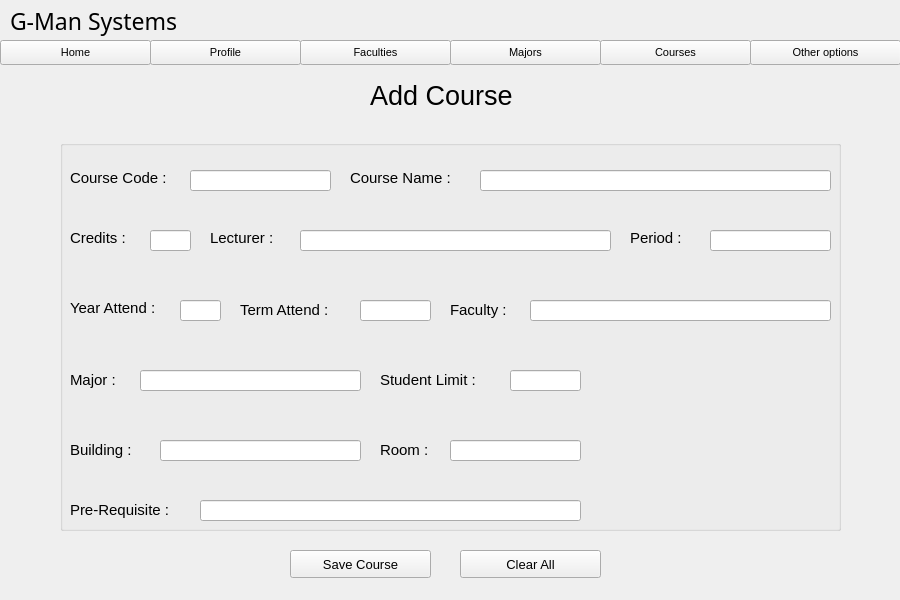
<?xml version="1.0" encoding="UTF-8"?>
<ui version="4.0">
 <class>Form</class>
 <widget class="QWidget" name="Form">
  <property name="geometry">
   <rect>
    <x>0</x>
    <y>0</y>
    <width>900</width>
    <height>600</height>
   </rect>
  </property>
  <property name="font">
   <font>
    <pointsize>13</pointsize>
   </font>
  </property>
  <property name="windowTitle">
   <string>Form</string>
  </property>
  <widget class="QLabel" name="label">
   <property name="geometry">
    <rect>
     <x>370</x>
     <y>80</y>
     <width>171</width>
     <height>31</height>
    </rect>
   </property>
   <property name="font">
    <font>
     <pointsize>20</pointsize>
    </font>
   </property>
   <property name="text">
    <string>Add Course</string>
   </property>
  </widget>
  <widget class="QGroupBox" name="groupBox">
   <property name="geometry">
    <rect>
     <x>60</x>
     <y>140</y>
     <width>781</width>
     <height>391</height>
    </rect>
   </property>
   <property name="title">
    <string/>
   </property>
   <widget class="QLabel" name="label_2">
    <property name="geometry">
     <rect>
      <x>10</x>
      <y>30</y>
      <width>131</width>
      <height>16</height>
     </rect>
    </property>
    <property name="font">
     <font>
      <pointsize>11</pointsize>
     </font>
    </property>
    <property name="text">
     <string>Course Code :</string>
    </property>
   </widget>
   <widget class="QLineEdit" name="courseCode">
    <property name="geometry">
     <rect>
      <x>130</x>
      <y>30</y>
      <width>141</width>
      <height>21</height>
     </rect>
    </property>
    <property name="font">
     <font>
      <pointsize>10</pointsize>
     </font>
    </property>
   </widget>
   <widget class="QLabel" name="label_3">
    <property name="geometry">
     <rect>
      <x>290</x>
      <y>30</y>
      <width>131</width>
      <height>16</height>
     </rect>
    </property>
    <property name="font">
     <font>
      <pointsize>11</pointsize>
     </font>
    </property>
    <property name="text">
     <string>Course Name :</string>
    </property>
   </widget>
   <widget class="QLineEdit" name="courseName">
    <property name="geometry">
     <rect>
      <x>420</x>
      <y>30</y>
      <width>351</width>
      <height>21</height>
     </rect>
    </property>
    <property name="font">
     <font>
      <pointsize>10</pointsize>
     </font>
    </property>
   </widget>
   <widget class="QLineEdit" name="credit">
    <property name="geometry">
     <rect>
      <x>90</x>
      <y>90</y>
      <width>41</width>
      <height>21</height>
     </rect>
    </property>
    <property name="font">
     <font>
      <pointsize>10</pointsize>
     </font>
    </property>
   </widget>
   <widget class="QLabel" name="label_4">
    <property name="geometry">
     <rect>
      <x>10</x>
      <y>90</y>
      <width>71</width>
      <height>16</height>
     </rect>
    </property>
    <property name="font">
     <font>
      <pointsize>11</pointsize>
     </font>
    </property>
    <property name="text">
     <string>Credits :</string>
    </property>
   </widget>
   <widget class="QLineEdit" name="lectName">
    <property name="geometry">
     <rect>
      <x>240</x>
      <y>90</y>
      <width>311</width>
      <height>21</height>
     </rect>
    </property>
    <property name="font">
     <font>
      <pointsize>10</pointsize>
     </font>
    </property>
   </widget>
   <widget class="QLabel" name="label_6">
    <property name="geometry">
     <rect>
      <x>150</x>
      <y>90</y>
      <width>91</width>
      <height>16</height>
     </rect>
    </property>
    <property name="font">
     <font>
      <pointsize>11</pointsize>
     </font>
    </property>
    <property name="text">
     <string>Lecturer :</string>
    </property>
   </widget>
   <widget class="QLabel" name="label_7">
    <property name="geometry">
     <rect>
      <x>570</x>
      <y>90</y>
      <width>71</width>
      <height>16</height>
     </rect>
    </property>
    <property name="font">
     <font>
      <pointsize>11</pointsize>
     </font>
    </property>
    <property name="text">
     <string>Period :</string>
    </property>
   </widget>
   <widget class="QLineEdit" name="period">
    <property name="geometry">
     <rect>
      <x>650</x>
      <y>90</y>
      <width>121</width>
      <height>21</height>
     </rect>
    </property>
    <property name="font">
     <font>
      <pointsize>10</pointsize>
     </font>
    </property>
   </widget>
   <widget class="QLineEdit" name="year">
    <property name="geometry">
     <rect>
      <x>120</x>
      <y>160</y>
      <width>41</width>
      <height>21</height>
     </rect>
    </property>
    <property name="font">
     <font>
      <pointsize>10</pointsize>
     </font>
    </property>
   </widget>
   <widget class="QLineEdit" name="term">
    <property name="geometry">
     <rect>
      <x>300</x>
      <y>160</y>
      <width>71</width>
      <height>21</height>
     </rect>
    </property>
    <property name="font">
     <font>
      <pointsize>10</pointsize>
     </font>
    </property>
   </widget>
   <widget class="QLabel" name="label_9">
    <property name="geometry">
     <rect>
      <x>180</x>
      <y>160</y>
      <width>111</width>
      <height>20</height>
     </rect>
    </property>
    <property name="font">
     <font>
      <pointsize>11</pointsize>
     </font>
    </property>
    <property name="text">
     <string>Term Attend :</string>
    </property>
   </widget>
   <widget class="QLabel" name="label_10">
    <property name="geometry">
     <rect>
      <x>10</x>
      <y>160</y>
      <width>111</width>
      <height>16</height>
     </rect>
    </property>
    <property name="font">
     <font>
      <pointsize>11</pointsize>
     </font>
    </property>
    <property name="text">
     <string>Year Attend :</string>
    </property>
   </widget>
   <widget class="QLabel" name="label_12">
    <property name="geometry">
     <rect>
      <x>320</x>
      <y>230</y>
      <width>121</width>
      <height>20</height>
     </rect>
    </property>
    <property name="font">
     <font>
      <pointsize>11</pointsize>
     </font>
    </property>
    <property name="text">
     <string>Student Limit :</string>
    </property>
   </widget>
   <widget class="QLineEdit" name="studentLimit">
    <property name="geometry">
     <rect>
      <x>450</x>
      <y>230</y>
      <width>71</width>
      <height>21</height>
     </rect>
    </property>
    <property name="font">
     <font>
      <pointsize>10</pointsize>
     </font>
    </property>
   </widget>
   <widget class="QLineEdit" name="faculty">
    <property name="geometry">
     <rect>
      <x>470</x>
      <y>160</y>
      <width>301</width>
      <height>21</height>
     </rect>
    </property>
    <property name="font">
     <font>
      <pointsize>10</pointsize>
     </font>
    </property>
   </widget>
   <widget class="QLabel" name="label_14">
    <property name="geometry">
     <rect>
      <x>390</x>
      <y>160</y>
      <width>71</width>
      <height>20</height>
     </rect>
    </property>
    <property name="font">
     <font>
      <pointsize>11</pointsize>
     </font>
    </property>
    <property name="text">
     <string>Faculty :</string>
    </property>
   </widget>
   <widget class="QLabel" name="picture">
    <property name="geometry">
     <rect>
      <x>560</x>
      <y>210</y>
      <width>181</width>
      <height>161</height>
     </rect>
    </property>
    <property name="text">
     <string/>
    </property>
   </widget>
   <widget class="QLineEdit" name="building">
    <property name="geometry">
     <rect>
      <x>100</x>
      <y>300</y>
      <width>201</width>
      <height>21</height>
     </rect>
    </property>
    <property name="font">
     <font>
      <pointsize>10</pointsize>
     </font>
    </property>
   </widget>
   <widget class="QLabel" name="label_13">
    <property name="geometry">
     <rect>
      <x>10</x>
      <y>300</y>
      <width>81</width>
      <height>20</height>
     </rect>
    </property>
    <property name="font">
     <font>
      <pointsize>11</pointsize>
     </font>
    </property>
    <property name="text">
     <string>Building :</string>
    </property>
   </widget>
   <widget class="QLineEdit" name="room">
    <property name="geometry">
     <rect>
      <x>390</x>
      <y>300</y>
      <width>131</width>
      <height>21</height>
     </rect>
    </property>
    <property name="font">
     <font>
      <pointsize>10</pointsize>
     </font>
    </property>
   </widget>
   <widget class="QLabel" name="label_15">
    <property name="geometry">
     <rect>
      <x>320</x>
      <y>300</y>
      <width>61</width>
      <height>20</height>
     </rect>
    </property>
    <property name="font">
     <font>
      <pointsize>11</pointsize>
     </font>
    </property>
    <property name="text">
     <string>Room :</string>
    </property>
   </widget>
   <widget class="QLabel" name="label_16">
    <property name="geometry">
     <rect>
      <x>10</x>
      <y>230</y>
      <width>71</width>
      <height>20</height>
     </rect>
    </property>
    <property name="font">
     <font>
      <pointsize>11</pointsize>
     </font>
    </property>
    <property name="text">
     <string>Major :</string>
    </property>
   </widget>
   <widget class="QLineEdit" name="major">
    <property name="geometry">
     <rect>
      <x>80</x>
      <y>230</y>
      <width>221</width>
      <height>21</height>
     </rect>
    </property>
    <property name="font">
     <font>
      <pointsize>10</pointsize>
     </font>
    </property>
   </widget>
   <widget class="QLabel" name="label_17">
    <property name="geometry">
     <rect>
      <x>10</x>
      <y>360</y>
      <width>121</width>
      <height>20</height>
     </rect>
    </property>
    <property name="font">
     <font>
      <pointsize>11</pointsize>
     </font>
    </property>
    <property name="text">
     <string>Pre-Requisite :</string>
    </property>
   </widget>
   <widget class="QLineEdit" name="building_2">
    <property name="geometry">
     <rect>
      <x>140</x>
      <y>360</y>
      <width>381</width>
      <height>21</height>
     </rect>
    </property>
    <property name="font">
     <font>
      <pointsize>10</pointsize>
     </font>
    </property>
   </widget>
  </widget>
  <widget class="QPushButton" name="saveButton">
   <property name="geometry">
    <rect>
     <x>290</x>
     <y>550</y>
     <width>141</width>
     <height>28</height>
    </rect>
   </property>
   <property name="font">
    <font>
     <pointsize>10</pointsize>
    </font>
   </property>
   <property name="text">
    <string>Save Course</string>
   </property>
  </widget>
  <widget class="QPushButton" name="clearButton">
   <property name="geometry">
    <rect>
     <x>460</x>
     <y>550</y>
     <width>141</width>
     <height>28</height>
    </rect>
   </property>
   <property name="font">
    <font>
     <pointsize>10</pointsize>
    </font>
   </property>
   <property name="text">
    <string>Clear All</string>
   </property>
  </widget>
  <widget class="QPushButton" name="facultiesButton">
   <property name="geometry">
    <rect>
     <x>300</x>
     <y>40</y>
     <width>151</width>
     <height>25</height>
    </rect>
   </property>
   <property name="font">
    <font>
     <pointsize>8</pointsize>
    </font>
   </property>
   <property name="text">
    <string>Faculties</string>
   </property>
  </widget>
  <widget class="QPushButton" name="courseButton">
   <property name="geometry">
    <rect>
     <x>600</x>
     <y>40</y>
     <width>151</width>
     <height>25</height>
    </rect>
   </property>
   <property name="font">
    <font>
     <pointsize>8</pointsize>
    </font>
   </property>
   <property name="text">
    <string>Courses</string>
   </property>
  </widget>
  <widget class="QLabel" name="barLabel">
   <property name="geometry">
    <rect>
     <x>0</x>
     <y>-10</y>
     <width>901</width>
     <height>51</height>
    </rect>
   </property>
   <property name="text">
    <string/>
   </property>
  </widget>
  <widget class="QPushButton" name="homeButton">
   <property name="geometry">
    <rect>
     <x>0</x>
     <y>40</y>
     <width>151</width>
     <height>25</height>
    </rect>
   </property>
   <property name="font">
    <font>
     <pointsize>8</pointsize>
    </font>
   </property>
   <property name="text">
    <string>Home</string>
   </property>
  </widget>
  <widget class="QPushButton" name="othersButton">
   <property name="geometry">
    <rect>
     <x>750</x>
     <y>40</y>
     <width>151</width>
     <height>25</height>
    </rect>
   </property>
   <property name="font">
    <font>
     <pointsize>8</pointsize>
    </font>
   </property>
   <property name="text">
    <string>Other options</string>
   </property>
  </widget>
  <widget class="QPushButton" name="majorsButton">
   <property name="geometry">
    <rect>
     <x>450</x>
     <y>40</y>
     <width>151</width>
     <height>25</height>
    </rect>
   </property>
   <property name="font">
    <font>
     <pointsize>8</pointsize>
    </font>
   </property>
   <property name="text">
    <string>Majors</string>
   </property>
  </widget>
  <widget class="QPushButton" name="profileButton">
   <property name="geometry">
    <rect>
     <x>150</x>
     <y>40</y>
     <width>151</width>
     <height>25</height>
    </rect>
   </property>
   <property name="font">
    <font>
     <pointsize>8</pointsize>
    </font>
   </property>
   <property name="text">
    <string>Profile</string>
   </property>
  </widget>
  <widget class="QLabel" name="label_18">
   <property name="geometry">
    <rect>
     <x>10</x>
     <y>0</y>
     <width>221</width>
     <height>41</height>
    </rect>
   </property>
   <property name="font">
    <font>
     <family>Century Gothic</family>
     <pointsize>17</pointsize>
    </font>
   </property>
   <property name="text">
    <string>G-Man Systems</string>
   </property>
  </widget>
  <zorder>groupBox</zorder>
  <zorder>label</zorder>
  <zorder>saveButton</zorder>
  <zorder>clearButton</zorder>
  <zorder>facultiesButton</zorder>
  <zorder>courseButton</zorder>
  <zorder>barLabel</zorder>
  <zorder>homeButton</zorder>
  <zorder>othersButton</zorder>
  <zorder>majorsButton</zorder>
  <zorder>profileButton</zorder>
  <zorder>label_18</zorder>
 </widget>
 <resources/>
 <connections/>
</ui>
